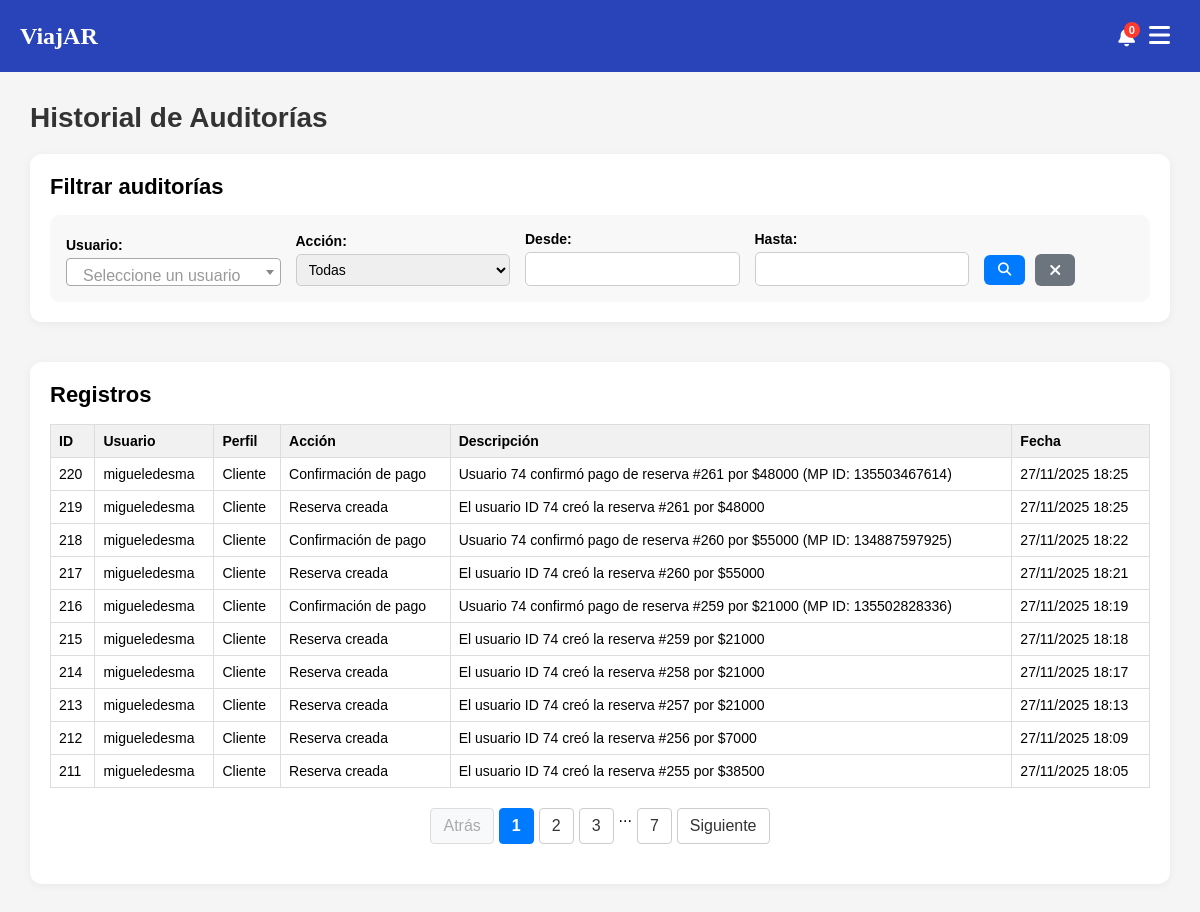
Page /index.php?page=listado_auditorias (signed in) on the earlier database version.
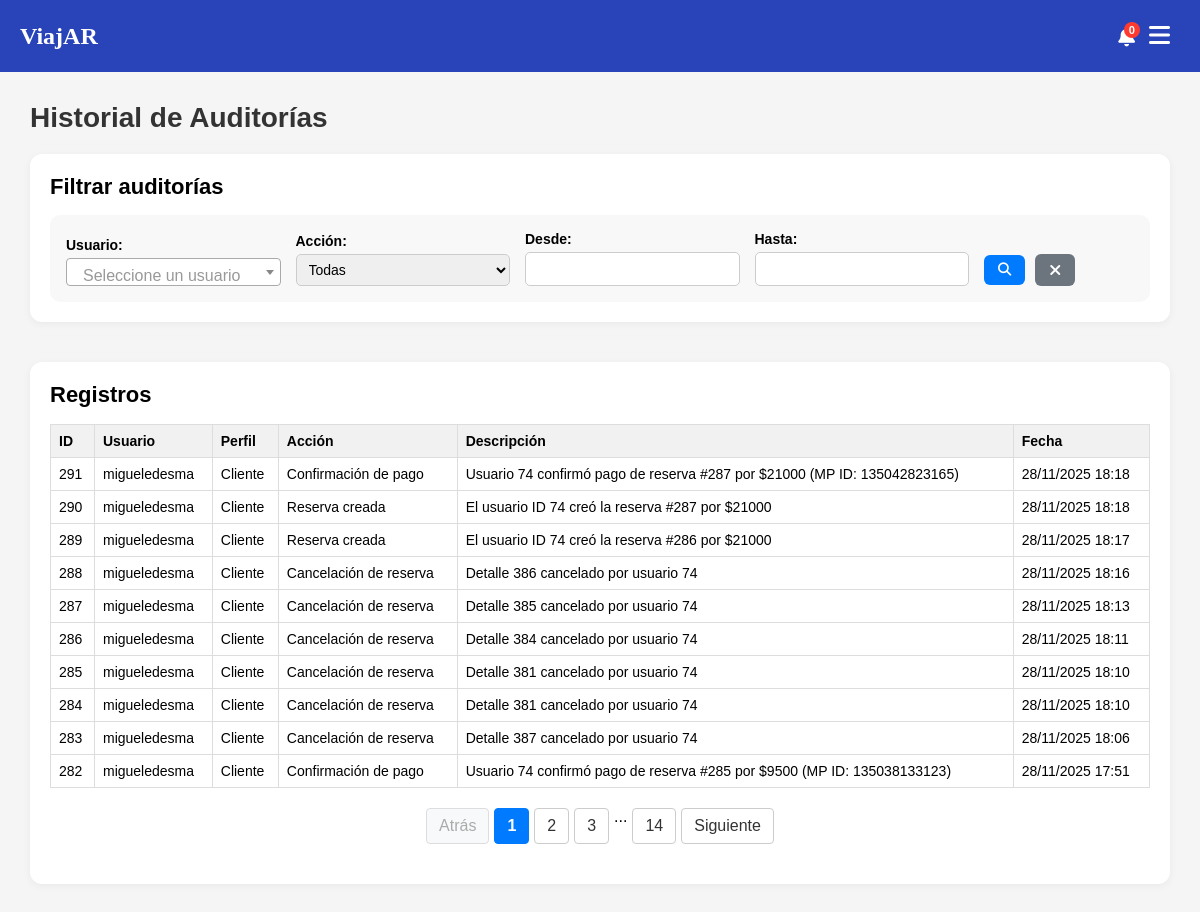
Same page on the later database version.
### tables this page shows
CREATE TABLE `auditoria` (
  `id_auditoria` int NOT NULL AUTO_INCREMENT,
  `rela_usuario` int DEFAULT NULL,
  `accion` varchar(255) DEFAULT NULL,
  `descripcion` text,
  `fecha` datetime DEFAULT CURRENT_TIMESTAMP,
  PRIMARY KEY (`id_auditoria`),
  KEY `rela_usuario` (`rela_usuario`),
  CONSTRAINT `auditoria_ibfk_1` FOREIGN KEY (`rela_usuario`) REFERENCES `usuarios` (`id_usuarios`)
);

### index.php (called while the page is built, shortened)
<?php
$plantilla = new PlantillaControlador();
$plantilla -> traer_plantilla();

### models/auditoria.php (called while the page is built, shortened)
<?php
require_once('conexion.php');
class Auditoria extends Pagination {
    public function filtrar($usuario = '', $accion = '', $fecha_desde = '', $fecha_hasta = '') {
        $conexion = new Conexion();
        $condiciones = [];
        $where = count($condiciones) > 0 ? "WHERE " . implode(" AND ", $condiciones) : "";
        $offset = $this->current_page * $this->page_size;
        $query = "SELECT
                    auditoria.id_auditoria,
                    auditoria.rela_usuario,
                    auditoria.accion,
                    auditoria.descripcion,
                    auditoria.fecha,
                    COALESCE(usuarios.usuarios_nombre_usuario, 'Desconocido') AS usuario_nombre,
                    COALESCE(perfiles.perfiles_nombre, '') AS perfil_nombre
                FROM auditoria
                LEFT JOIN usuarios ON auditoria.rela_usuario = usuarios.id_usuarios
                LEFT JOIN perfiles ON usuarios.rela_perfiles = perfiles.id_perfiles
                $where
                ORDER BY auditoria.fecha DESC
                LIMIT {$this->page_size} OFFSET $offset";
        return $conexion->consultar($query);
    }
    public function contar($usuario = '', $accion = '', $fecha_desde = '', $fecha_hasta = '') {
        $conexion = new Conexion();
        $condiciones = [];
        $where = count($condiciones) > 0 ? "WHERE " . implode(" AND ", $condiciones) : "";
        $query = "SELECT COUNT(*) AS total FROM auditoria
                LEFT JOIN usuarios ON auditoria.rela_usuario = usuarios.id_usuarios
                LEFT JOIN perfiles ON usuarios.rela_perfiles = perfiles.id_perfiles
                $where";
        $res = $conexion->consultar($query);
        return $res[0]['total'] ?? 0;
    }
    }
?>

### models/conexion.php (called while the page is built, shortened)
<?php
class Conexion {
    private $con;
    private $servidor;
    private $usuario;
    private $password;
    private $base_datos;
    public function __construct() {
        $this->servidor = 'localhost';
        $this->usuario = 'root';
        $this->password = 'hola';
        $this->base_datos = 'viajar';
    }
    public function conectar() {
        if (!$this->con) {
            $this->con = new mysqli($this->servidor, $this->usuario, $this->password, $this->base_datos);
            $this->con->set_charset("utf8");
        }
        return $this->con;
    }
    public function consultar($query) {
        $resultado = $this->conectar()->query($query);
        $data = [];
        if ($resultado && $resultado->num_rows > 0) {
            while ($row = $resultado->fetch_assoc()) {
                $data[] = $row;
            }
        }
        return $data;
    }
}

### views/paginas/tabla_auditorias.php (the view, shortened to what this page needs)
<table class="tabla-datos">
    <thead>
        <tr>
            <th>ID</th>
            <th>Usuario</th>
            <th>Perfil</th>
            <th>Acción</th>
            <th>Descripción</th>
            <th>Fecha</th>
        </tr>
    </thead>
    <tbody>
        <?php if (!empty($auditorias)): ?>
            <?php foreach ($auditorias as $a): ?>
                <tr>
                    <td><?= $a['id_auditoria'] ?></td>
                    <td><?= htmlspecialchars($a['usuario_nombre'] ?? 'Desconocido') ?></td>
                    <td><?= htmlspecialchars($a['perfil_nombre'] ?? '') ?></td>
                    <td><?= htmlspecialchars($a['accion']) ?></td>
                    <td><?= htmlspecialchars($a['descripcion']) ?></td>
                    <td><?= date('d/m/Y H:i', strtotime($a['fecha'])) ?></td>
                </tr>
            <?php endforeach; ?>
        <?php else: ?>
            <tr><td colspan="6" class="no-datos">No se encontraron auditorías.</td></tr>
        <?php endif; ?>
    </tbody>
</table>
<nav class="paginacion">
    <?php if ($total_pages > 1): ?>
        <ul>
            <li>
                <a href="#" data-page="<?= max(0, $current_page - 1) ?>"
                   class="btn-paginacion <?= ($current_page <= 0) ? 'disabled' : '' ?>">Atrás</a>
            </li>
            <?php
            $rango = 2;
            $start = max(0, $current_page - $rango);
            $end = min($total_pages - 1, $current_page + $rango);
            for($i = $start; $i <= $end; $i++): ?>
                <li>
                    <a href="#" data-page="<?= $i ?>"
                       class="btn-paginacion <?= ($i == $current_page) ? 'active' : '' ?>"><?= $i + 1 ?></a>
                </li>
            <?php endfor;
            if ($end < $total_pages - 1) {
                if ($end < $total_pages - 2) {
                    echo '<li><span>...</span></li>';
                }
                echo '<li><a href="#" data-page="' . ($total_pages - 1) . '" class="btn-paginacion">' . $total_pages . '</a></li>';
            }
            ?>
            <li>
                <a href="#" data-page="<?= min($total_pages - 1, $current_page + 1) ?>"
                   class="btn-paginacion <?= ($current_page >= $total_pages - 1) ? 'disabled' : '' ?>">Siguiente</a>
            </li>
        </ul>
    <?php endif; ?>
</nav>

Differences in the rows shown:
no longer on this page (row unchanged): auditoria: id_auditoria "220", usuario_nombre "migueledesma", perfil_nombre "Cliente", accion "Confirmación de pago", descripcion "Usuario 74 confirmó pago de reserva #261 por $48000 (MP ID: 135503467614)", fecha "27/11/2025 18:25"
no longer on this page (row unchanged): auditoria: id_auditoria "219", usuario_nombre "migueledesma", perfil_nombre "Cliente", accion "Reserva creada", descripcion "El usuario ID 74 creó la reserva #261 por $48000", fecha "27/11/2025 18:25"
no longer on this page (row unchanged): auditoria: id_auditoria "218", usuario_nombre "migueledesma", perfil_nombre "Cliente", accion "Confirmación de pago", descripcion "Usuario 74 confirmó pago de reserva #260 por $55000 (MP ID: 134887597925)", fecha "27/11/2025 18:22"
no longer on this page (row unchanged): auditoria: id_auditoria "217", usuario_nombre "migueledesma", perfil_nombre "Cliente", accion "Reserva creada", descripcion "El usuario ID 74 creó la reserva #260 por $55000", fecha "27/11/2025 18:21"
no longer on this page (row unchanged): auditoria: id_auditoria "216", usuario_nombre "migueledesma", perfil_nombre "Cliente", accion "Confirmación de pago", descripcion "Usuario 74 confirmó pago de reserva #259 por $21000 (MP ID: 135502828336)", fecha "27/11/2025 18:19"
no longer on this page (row unchanged): auditoria: id_auditoria "215", usuario_nombre "migueledesma", perfil_nombre "Cliente", accion "Reserva creada", descripcion "El usuario ID 74 creó la reserva #259 por $21000", fecha "27/11/2025 18:18"
no longer on this page (row unchanged): auditoria: id_auditoria "214", usuario_nombre "migueledesma", perfil_nombre "Cliente", accion "Reserva creada", descripcion "El usuario ID 74 creó la reserva #258 por $21000", fecha "27/11/2025 18:17"
no longer on this page (row unchanged): auditoria: id_auditoria "213", usuario_nombre "migueledesma", perfil_nombre "Cliente", accion "Reserva creada", descripcion "El usuario ID 74 creó la reserva #257 por $21000", fecha "27/11/2025 18:13"
no longer on this page (row unchanged): auditoria: id_auditoria "212", usuario_nombre "migueledesma", perfil_nombre "Cliente", accion "Reserva creada", descripcion "El usuario ID 74 creó la reserva #256 por $7000", fecha "27/11/2025 18:09"
no longer on this page (row unchanged): auditoria: id_auditoria "211", usuario_nombre "migueledesma", perfil_nombre "Cliente", accion "Reserva creada", descripcion "El usuario ID 74 creó la reserva #255 por $38500", fecha "27/11/2025 18:05"
added auditoria: id_auditoria "291", usuario_nombre "migueledesma", perfil_nombre "Cliente", accion "Confirmación de pago", descripcion "Usuario 74 confirmó pago de reserva #287 por $21000 (MP ID: 135042823165)", fecha "28/11/2025 18:18"
added auditoria: id_auditoria "290", usuario_nombre "migueledesma", perfil_nombre "Cliente", accion "Reserva creada", descripcion "El usuario ID 74 creó la reserva #287 por $21000", fecha "28/11/2025 18:18"
added auditoria: id_auditoria "289", usuario_nombre "migueledesma", perfil_nombre "Cliente", accion "Reserva creada", descripcion "El usuario ID 74 creó la reserva #286 por $21000", fecha "28/11/2025 18:17"
added auditoria: id_auditoria "288", usuario_nombre "migueledesma", perfil_nombre "Cliente", accion "Cancelación de reserva", descripcion "Detalle 386 cancelado por usuario 74", fecha "28/11/2025 18:16"
added auditoria: id_auditoria "287", usuario_nombre "migueledesma", perfil_nombre "Cliente", accion "Cancelación de reserva", descripcion "Detalle 385 cancelado por usuario 74", fecha "28/11/2025 18:13"
added auditoria: id_auditoria "286", usuario_nombre "migueledesma", perfil_nombre "Cliente", accion "Cancelación de reserva", descripcion "Detalle 384 cancelado por usuario 74", fecha "28/11/2025 18:11"
added auditoria: id_auditoria "285", usuario_nombre "migueledesma", perfil_nombre "Cliente", accion "Cancelación de reserva", descripcion "Detalle 381 cancelado por usuario 74", fecha "28/11/2025 18:10"
added auditoria: id_auditoria "284", usuario_nombre "migueledesma", perfil_nombre "Cliente", accion "Cancelación de reserva", descripcion "Detalle 381 cancelado por usuario 74", fecha "28/11/2025 18:10"
added auditoria: id_auditoria "283", usuario_nombre "migueledesma", perfil_nombre "Cliente", accion "Cancelación de reserva", descripcion "Detalle 387 cancelado por usuario 74", fecha "28/11/2025 18:06"
added auditoria: id_auditoria "282", usuario_nombre "migueledesma", perfil_nombre "Cliente", accion "Confirmación de pago", descripcion "Usuario 74 confirmó pago de reserva #285 por $9500 (MP ID: 135038133123)", fecha "28/11/2025 17:51"
Other differences:
$total_pages: "7" → "14"
